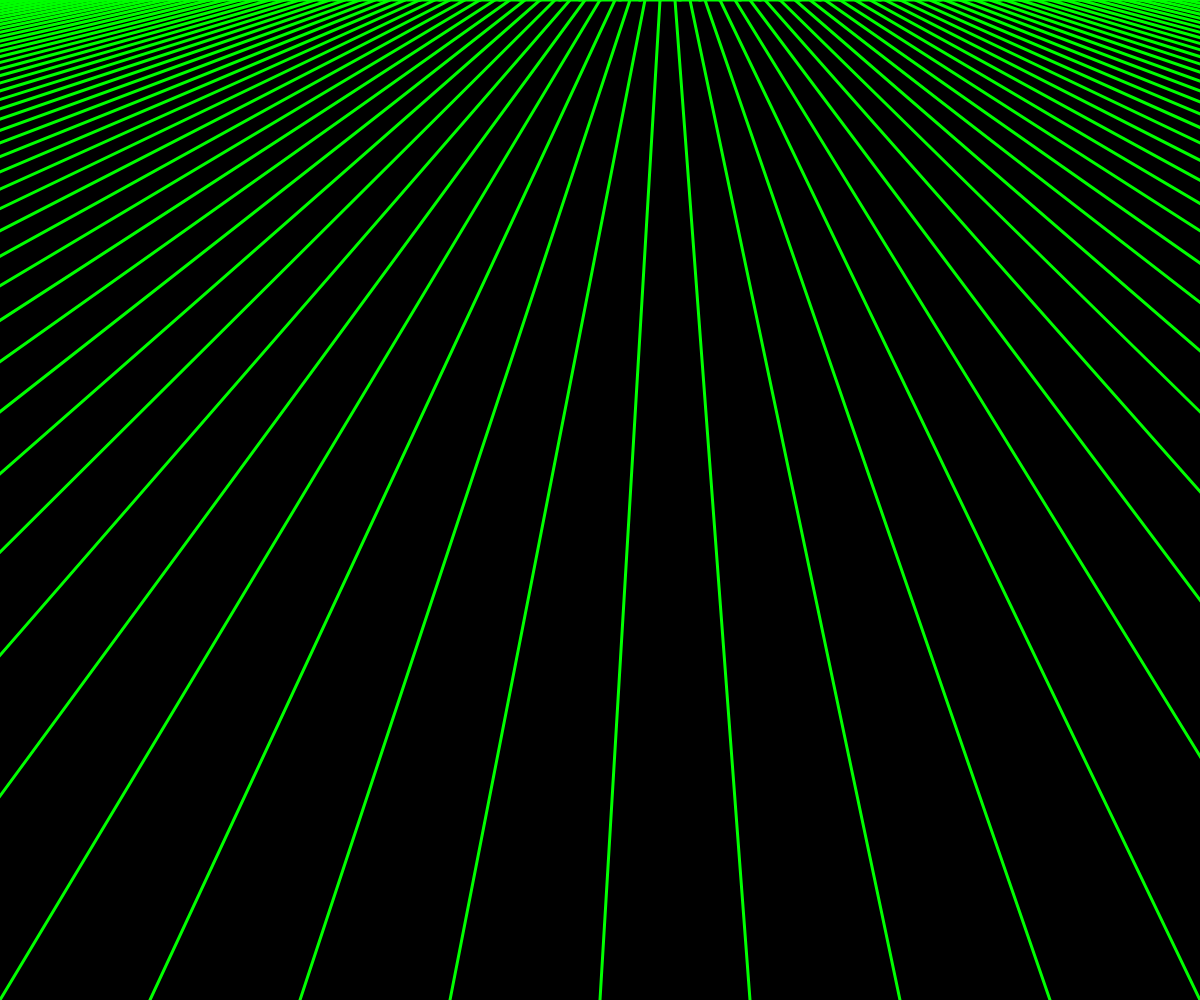
Frame 1 (no input)
Frame 60 (no input): identical to frame 1, image omitted
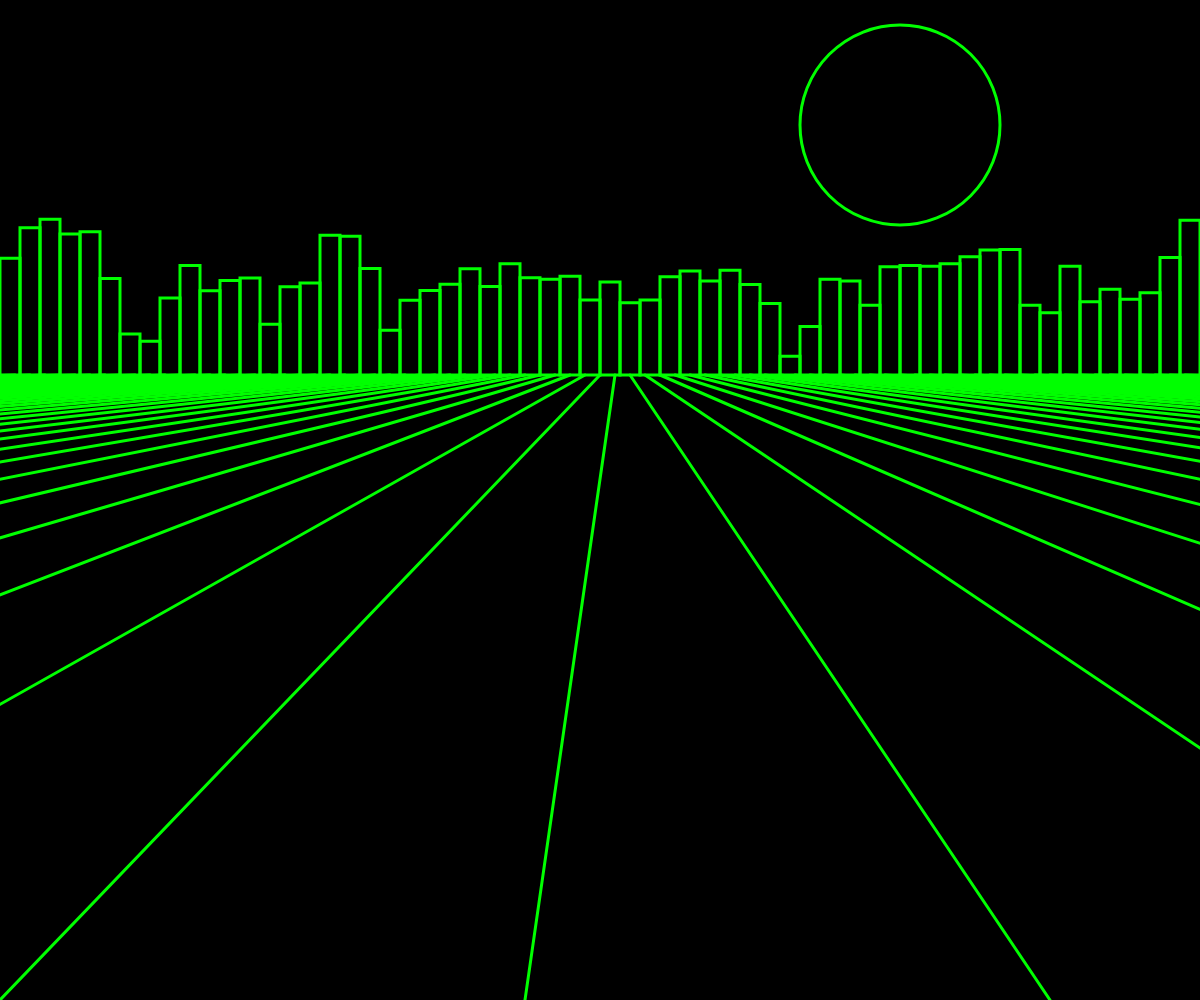
Frame 120 (the mouse pressed at the canvas centre since frame 60)

The p5.js sketch that drew these frames (run headless with seeded random() and noise() and a simulated clock; from frame 60 on, the mouse is pressed at the canvas centre):

// p5.js sketch
// ── sketch.js
let sbtm;
let sp;
let lns = 80;
let h;
let scrll = 0;

function setup() {
  createCanvas(windowWidth, windowHeight);
  //fullScreen();
  background(0);
  stroke(0, 255, 0);
  strokeWeight(3);
  sp = width / lns;
  // small change
  sbtm = 10;
  h = 0;
  frameRate(25);
}

function draw() {
  background(0);
  h = map(mouseY, 0, height, 0, height - height / 4);
  sbtm = map(mouseX, 0, width, 10, 60);
  noFill();
  ellipse(width - width / 4, h - height / 4, height / 5, height / 5);
  noiseLands();
  //rect((frameCount * 2) % width, h - height / 10, height / 20, height / 10);
  for (let i = 0; i < lns; i++) {
    line(i * sp, h, (i - lns / 2) * sp * sbtm, height);
  }
  if (mouseX > width / 2) {
    scrll += 20;
  } else {
    scrll -= 20;
  }
  print(scrll);
}

function noiseLand() {
  for (let x = 0; x < width; x += 20) {
    // Set the noise level and scale.
    let noiseLevel = 100;
    let noiseScale = 0.02;

    // Scale the input coordinate.
    //let x = frameCount;
    let nx = noiseScale * x;

    // Compute the noise value.
    let y = noiseLevel * noise(nx);

    // Draw the line.
    rect(x, h - y, 20, y);
  }
}

function noiseLands() {
  // Increment this variable over time to simulate scrolling

  for (let x = 0; x < width; x += 20) {
    // Set the noise level and scale
    let noiseLevel = 200;
    let noiseScale = 0.02;

    // Compute the scaled noise input using both position and timeOffset
    let nx = noiseScale * (x + scrll);

    // Compute the noise value
    let y = noiseLevel * noise(nx);

    // Draw the rectangle
    rect(x, h - y, 20, y);
  }
}
